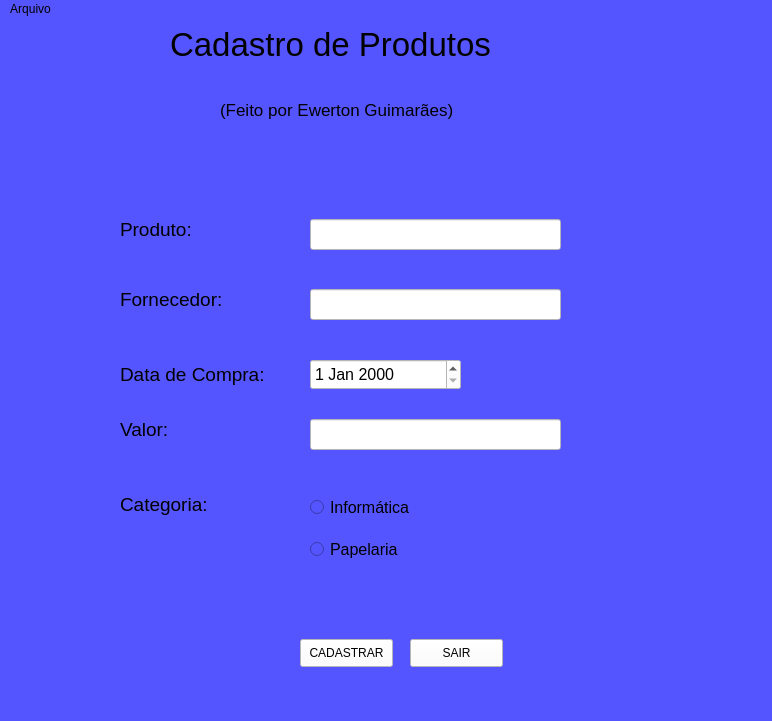
<?xml version="1.0" encoding="UTF-8"?>
<ui version="4.0">
 <class>MainWindow</class>
 <widget class="QMainWindow" name="MainWindow">
  <property name="geometry">
   <rect>
    <x>0</x>
    <y>0</y>
    <width>772</width>
    <height>721</height>
   </rect>
  </property>
  <property name="windowTitle">
   <string>MainWindow</string>
  </property>
  <property name="styleSheet">
   <string notr="true">background-color: rgb(85, 85, 255);</string>
  </property>
  <widget class="QWidget" name="centralwidget">
   <widget class="QLabel" name="label">
    <property name="geometry">
     <rect>
      <x>170</x>
      <y>0</y>
      <width>401</width>
      <height>51</height>
     </rect>
    </property>
    <property name="font">
     <font>
      <pointsize>25</pointsize>
     </font>
    </property>
    <property name="text">
     <string>Cadastro de Produtos</string>
    </property>
   </widget>
   <widget class="QLabel" name="label_2">
    <property name="geometry">
     <rect>
      <x>220</x>
      <y>70</y>
      <width>321</width>
      <height>41</height>
     </rect>
    </property>
    <property name="font">
     <font>
      <pointsize>13</pointsize>
     </font>
    </property>
    <property name="text">
     <string>(Feito por Ewerton Guimarães)</string>
    </property>
   </widget>
   <widget class="QLabel" name="label_3">
    <property name="geometry">
     <rect>
      <x>120</x>
      <y>200</y>
      <width>151</width>
      <height>21</height>
     </rect>
    </property>
    <property name="font">
     <font>
      <pointsize>14</pointsize>
     </font>
    </property>
    <property name="text">
     <string>Produto:</string>
    </property>
   </widget>
   <widget class="QLabel" name="label_4">
    <property name="geometry">
     <rect>
      <x>120</x>
      <y>270</y>
      <width>161</width>
      <height>21</height>
     </rect>
    </property>
    <property name="font">
     <font>
      <pointsize>14</pointsize>
     </font>
    </property>
    <property name="text">
     <string>Fornecedor:</string>
    </property>
   </widget>
   <widget class="QLabel" name="label_5">
    <property name="geometry">
     <rect>
      <x>120</x>
      <y>340</y>
      <width>191</width>
      <height>31</height>
     </rect>
    </property>
    <property name="font">
     <font>
      <pointsize>14</pointsize>
     </font>
    </property>
    <property name="text">
     <string>Data de Compra:</string>
    </property>
   </widget>
   <widget class="QLabel" name="label_6">
    <property name="geometry">
     <rect>
      <x>120</x>
      <y>400</y>
      <width>91</width>
      <height>21</height>
     </rect>
    </property>
    <property name="font">
     <font>
      <pointsize>14</pointsize>
     </font>
    </property>
    <property name="text">
     <string>Valor:</string>
    </property>
   </widget>
   <widget class="QLineEdit" name="lineEdit">
    <property name="geometry">
     <rect>
      <x>310</x>
      <y>200</y>
      <width>251</width>
      <height>31</height>
     </rect>
    </property>
    <property name="autoFillBackground">
     <bool>false</bool>
    </property>
    <property name="styleSheet">
     <string notr="true">background-color: rgb(255, 255, 255);</string>
    </property>
   </widget>
   <widget class="QDateEdit" name="dateEdit">
    <property name="geometry">
     <rect>
      <x>310</x>
      <y>340</y>
      <width>151</width>
      <height>31</height>
     </rect>
    </property>
    <property name="font">
     <font>
      <pointsize>12</pointsize>
     </font>
    </property>
    <property name="styleSheet">
     <string notr="true">background-color: rgb(255, 255, 255);</string>
    </property>
   </widget>
   <widget class="QLineEdit" name="lineEdit_2">
    <property name="geometry">
     <rect>
      <x>310</x>
      <y>270</y>
      <width>251</width>
      <height>31</height>
     </rect>
    </property>
    <property name="autoFillBackground">
     <bool>false</bool>
    </property>
    <property name="styleSheet">
     <string notr="true">background-color: rgb(255, 255, 255);</string>
    </property>
   </widget>
   <widget class="QLineEdit" name="lineEdit_3">
    <property name="geometry">
     <rect>
      <x>310</x>
      <y>400</y>
      <width>251</width>
      <height>31</height>
     </rect>
    </property>
    <property name="autoFillBackground">
     <bool>false</bool>
    </property>
    <property name="styleSheet">
     <string notr="true">background-color: rgb(255, 255, 255);</string>
    </property>
   </widget>
   <widget class="QLabel" name="label_7">
    <property name="geometry">
     <rect>
      <x>120</x>
      <y>470</y>
      <width>111</width>
      <height>31</height>
     </rect>
    </property>
    <property name="font">
     <font>
      <pointsize>14</pointsize>
     </font>
    </property>
    <property name="text">
     <string>Categoria:</string>
    </property>
   </widget>
   <widget class="QRadioButton" name="radioButton">
    <property name="geometry">
     <rect>
      <x>310</x>
      <y>480</y>
      <width>131</width>
      <height>16</height>
     </rect>
    </property>
    <property name="font">
     <font>
      <pointsize>12</pointsize>
     </font>
    </property>
    <property name="styleSheet">
     <string notr="true">selection-background-color: rgb(255, 255, 255);</string>
    </property>
    <property name="text">
     <string>Informática</string>
    </property>
   </widget>
   <widget class="QRadioButton" name="radioButton_2">
    <property name="geometry">
     <rect>
      <x>310</x>
      <y>520</y>
      <width>131</width>
      <height>21</height>
     </rect>
    </property>
    <property name="font">
     <font>
      <pointsize>12</pointsize>
     </font>
    </property>
    <property name="text">
     <string>Papelaria</string>
    </property>
   </widget>
   <widget class="QPushButton" name="pushButton">
    <property name="geometry">
     <rect>
      <x>300</x>
      <y>620</y>
      <width>93</width>
      <height>28</height>
     </rect>
    </property>
    <property name="styleSheet">
     <string notr="true">background-color: rgb(255, 255, 255);</string>
    </property>
    <property name="text">
     <string>CADASTRAR</string>
    </property>
   </widget>
   <widget class="QPushButton" name="pushButton_2">
    <property name="geometry">
     <rect>
      <x>410</x>
      <y>620</y>
      <width>93</width>
      <height>28</height>
     </rect>
    </property>
    <property name="styleSheet">
     <string notr="true">background-color: rgb(255, 255, 255);</string>
    </property>
    <property name="text">
     <string>SAIR</string>
    </property>
   </widget>
  </widget>
  <widget class="QMenuBar" name="menubar">
   <property name="geometry">
    <rect>
     <x>0</x>
     <y>0</y>
     <width>772</width>
     <height>26</height>
    </rect>
   </property>
   <widget class="QMenu" name="menuPrincipal">
    <property name="title">
     <string>Arquivo</string>
    </property>
    <addaction name="actionSair"/>
   </widget>
   <addaction name="menuPrincipal"/>
  </widget>
  <action name="actionSair">
   <property name="text">
    <string>Sair</string>
   </property>
  </action>
 </widget>
 <resources/>
 <connections/>
</ui>
